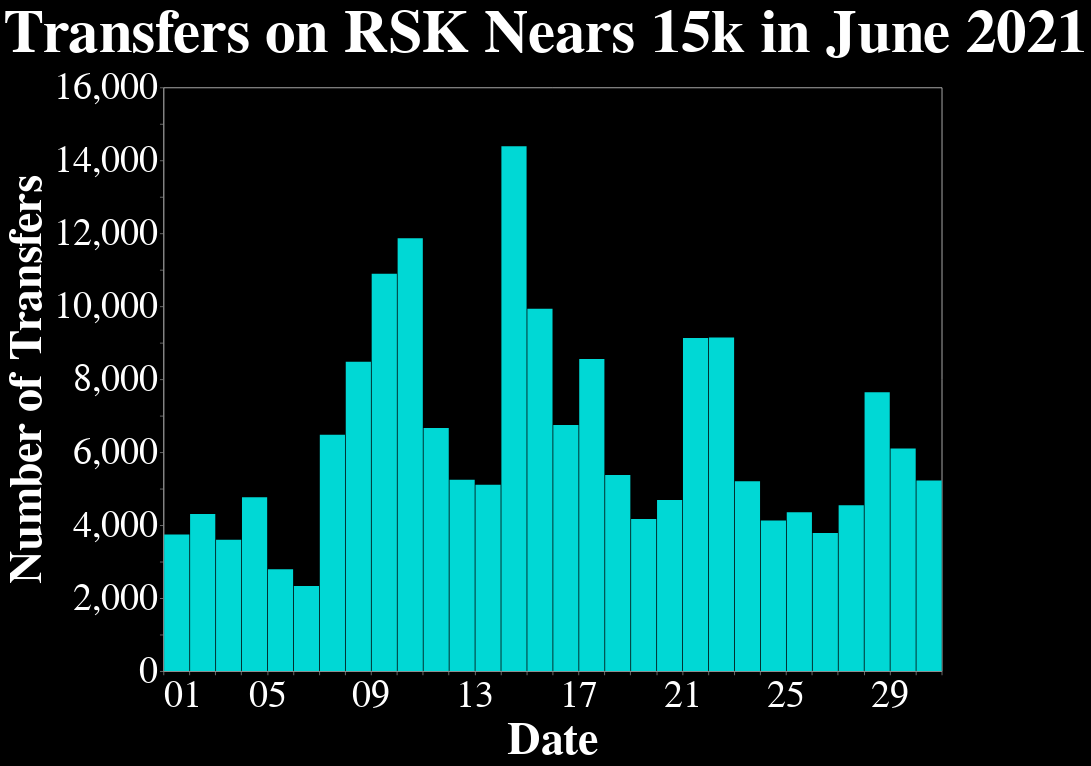

Notebook source saved alongside this figure:
### Code cell
# Number of transfers on RSK
# change chart size 1920x1080
# add footer
# add watermark
# increase font size
# Left aligned title
# 

#alt.Chart(f_df, width = 1920, height = 1080) \
alt.Chart(f_df, width = 1024, height = 768) \
    .mark_bar(color = "#00D8D5") \
    .configure(
        background = 'black'
        ) \
    .configure_title(
        anchor='start'
        , color='white'
        , fontSize = 80
        , font = 'Titillium Web'
        ) \
    .configure_axis(
        gridWidth = 0
        , labelColor = 'white'
        , labelFont = 'Titillium Web'
        , labelFontSize = 50
        , titleFont = 'Titillium Web'
        , titleFontSize = 60
        , titleColor = 'white'
        ) \
    .encode(
        alt.X(field ='block_signed_date', type = 'temporal', timeUnit='date', title = 'Date'),
        alt.Y(field = 'decoded_params_value', type = 'ordinal', aggregate = 'count', title="Number of Transfers")
        ) \
    .properties(
        title='Transfers on RSK Nears 15k in June 2021'
        )

### Figure 1 — Vega specification as saved in the notebook (floating-point values rounded to 4 significant figures)
{"$schema": "https://vega.github.io/schema/vega/v5.json", "data": [{"name": "source_0", "values": [{"__count": 3745, "date_block_signed_date": "2012-01-01T00:00:00.000", "date_block_signed_date_end": "2012-01-02T00:00:00.000"}, {"__count": 4305, "date_block_signed_date": "2012-01-02T00:00:00.000", "date_block_signed_date_end": "2012-01-03T00:00:00.000"}, {"__count": 3602, "date_block_signed_date": "2012-01-03T00:00:00.000", "date_block_signed_date_end": "2012-01-04T00:00:00.000"}, {"__count": 4768, "date_block_signed_date": "2012-01-04T00:00:00.000", "date_block_signed_date_end": "2012-01-05T00:00:00.000"}, {"__count": 2791, "date_block_signed_date": "2012-01-05T00:00:00.000", "date_block_signed_date_end": "2012-01-06T00:00:00.000"}, {"__count": 2335, "date_block_signed_date": "2012-01-06T00:00:00.000", "date_block_signed_date_end": "2012-01-07T00:00:00.000"}, {"__count": 6475, "date_block_signed_date": "2012-01-07T00:00:00.000", "date_block_signed_date_end": "2012-01-08T00:00:00.000"}, {"__count": 8477, "date_block_signed_date": "2012-01-08T00:00:00.000", "date_block_signed_date_end": "2012-01-09T00:00:00.000"}, {"__count": 10889, "date_block_signed_date": "2012-01-09T00:00:00.000", "date_block_signed_date_end": "2012-01-10T00:00:00.000"}, {"__count": 11863, "date_block_signed_date": "2012-01-10T00:00:00.000", "date_block_signed_date_end": "2012-01-11T00:00:00.000"}, {"__count": 6663, "date_block_signed_date": "2012-01-11T00:00:00.000", "date_block_signed_date_end": "2012-01-12T00:00:00.000"}, {"__count": 5248, "date_block_signed_date": "2012-01-12T00:00:00.000", "date_block_signed_date_end": "2012-01-13T00:00:00.000"}, {"__count": 5107, "date_block_signed_date": "2012-01-13T00:00:00.000", "date_block_signed_date_end": "2012-01-14T00:00:00.000"}, {"__count": 14389, "date_block_signed_date": "2012-01-14T00:00:00.000", "date_block_signed_date_end": "2012-01-15T00:00:00.000"}, {"__count": 9931, "date_block_signed_date": "2012-01-15T00:00:00.000", "date_block_signed_date_end": "2012-01-16T00:00:00.000"}, {"__count": 6744, "date_block_signed_date": "2012-01-16T00:00:00.000", "date_block_signed_date_end": "2012-01-17T00:00:00.000"}, {"__count": 8558, "date_block_signed_date": "2012-01-17T00:00:00.000", "date_block_signed_date_end": "2012-01-18T00:00:00.000"}, {"__count": 5377, "date_block_signed_date": "2012-01-18T00:00:00.000", "date_block_signed_date_end": "2012-01-19T00:00:00.000"}, {"__count": 4167, "date_block_signed_date": "2012-01-19T00:00:00.000", "date_block_signed_date_end": "2012-01-20T00:00:00.000"}, {"__count": 4693, "date_block_signed_date": "2012-01-20T00:00:00.000", "date_block_signed_date_end": "2012-01-21T00:00:00.000"}, {"__count": 9132, "date_block_signed_date": "2012-01-21T00:00:00.000", "date_block_signed_date_end": "2012-01-22T00:00:00.000"}, {"__count": 9143, "date_block_signed_date": "2012-01-22T00:00:00.000", "date_block_signed_date_end": "2012-01-23T00:00:00.000"}, {"__count": 5207, "date_block_signed_date": "2012-01-23T00:00:00.000", "date_block_signed_date_end": "2012-01-24T00:00:00.000"}, {"__count": 4127, "date_block_signed_date": "2012-01-24T00:00:00.000", "date_block_signed_date_end": "2012-01-25T00:00:00.000"}, {"__count": 4357, "date_block_signed_date": "2012-01-25T00:00:00.000", "date_block_signed_date_end": "2012-01-26T00:00:00.000"}, {"__count": 3785, "date_block_signed_date": "2012-01-26T00:00:00.000", "date_block_signed_date_end": "2012-01-27T00:00:00.000"}, {"__count": 4549, "date_block_signed_date": "2012-01-27T00:00:00.000", "date_block_signed_date_end": "2012-01-28T00:00:00.000"}, {"__count": 7641, "date_block_signed_date": "2012-01-28T00:00:00.000", "date_block_signed_date_end": "2012-01-29T00:00:00.000"}, {"__count": 6098, "date_block_signed_date": "2012-01-29T00:00:00.000", "date_block_signed_date_end": "2012-01-30T00:00:00.000"}, {"__count": 5221, "date_block_signed_date": "2012-01-30T00:00:00.000", "date_block_signed_date_end": "2012-01-31T00:00:00.000"}], "transform": [{"type": "formula", "expr": "toDate(datum['date_block_signed_date_end'])", "as": "date_block_signed_date_end"}, {"type": "formula", "expr": "toDate(datum['date_block_signed_date'])", "as": "date_block_signed_date"}]}, {"name": "source_0_y_domain___count", "values": [{"min": 2335, "max": 14389}]}], "marks": [{"type": "rect", "name": "marks", "from": {"data": "source_0"}, "encode": {"update": {"y": {"field": "__count", "scale": "y"}, "y2": {"value": 0, "scale": "y"}, "x": {"field": "date_block_signed_date_end", "scale": "x", "offset": {"signal": "0.5 + (abs(scale(\"x\", datum[\"date_block_signed_date_end\"]) - scale(\"x\", datum[\"date_block_signed_date\"])) < 0.25 ? 0.5 * (0.25 - (abs(scale(\"x\", datum[\"date_block_signed_date_end\"]) - scale(\"x\", datum[\"date_block_signed_date\"])))) : -0.5)"}}, "fill": {"value": "#00D8D5"}, "x2": {"field": "date_block_signed_date", "scale": "x", "offset": {"signal": "0.5 + (abs(scale(\"x\", datum[\"date_block_signed_date_end\"]) - scale(\"x\", datum[\"date_block_signed_date\"])) < 0.25 ? -0.5 * (0.25 - (abs(scale(\"x\", datum[\"date_block_signed_date_end\"]) - scale(\"x\", datum[\"date_block_signed_date\"])))) : 0.5)"}}}}, "style": ["bar"]}], "scales": [{"name": "x", "type": "time", "domain": {"data": "source_0", "fields": ["date_block_signed_date", "date_block_signed_date_end"]}, "range": [0, {"signal": "width"}]}, {"name": "y", "type": "linear", "domain": [{"signal": "(data(\"source_0_y_domain___count\")[0] || {}).min"}, {"signal": "(data(\"source_0_y_domain___count\")[0] || {}).max"}], "range": [{"signal": "height"}, 0], "zero": true, "nice": true}], "axes": [{"scale": "x", "tickMinStep": {"signal": "datetime(2001, 0, 2, 0, 0, 0, 0) - datetime(2001, 0, 1, 0, 0, 0, 0)"}, "gridScale": "y", "aria": false, "maxExtent": 0, "grid": true, "tickCount": {"signal": "ceil(width/40)"}, "labels": false, "domain": false, "minExtent": 0, "zindex": 0, "ticks": false, "orient": "bottom"}, {"scale": "y", "grid": true, "zindex": 0, "maxExtent": 0, "ticks": false, "aria": false, "domain": false, "minExtent": 0, "orient": "left", "gridScale": "x", "labels": false, "tickCount": {"signal": "ceil(height/40)"}}, {"scale": "x", "orient": "bottom", "format": {"signal": "timeUnitSpecifier([\"date\"], {\"year-month\":\"%b %Y \",\"year-month-date\":\"%b %d, %Y \"})"}, "tickCount": {"signal": "ceil(width/40)"}, "labelOverlap": true, "title": "Date", "labelFlush": true, "tickMinStep": {"signal": "datetime(2001, 0, 2, 0, 0, 0, 0) - datetime(2001, 0, 1, 0, 0, 0, 0)"}, "zindex": 0, "grid": false}, {"scale": "y", "orient": "left", "title": "Number of Transfers", "grid": false, "tickCount": {"signal": "ceil(height/40)"}, "zindex": 0, "labelOverlap": true}], "title": {"text": "Transfers on RSK Nears 15k in June 2021", "anchor": "start"}, "config": {"axis": {"gridWidth": 0, "labelColor": "white", "labelFont": "Titillium Web", "labelFontSize": 50, "titleColor": "white", "titleFont": "Titillium Web", "titleFontSize": 60}, "style": {"group-title": {"font": "Titillium Web", "fontSize": 80, "fill": "white"}}}, "padding": 5, "background": "black", "width": 1024, "height": 768, "style": "cell"}
